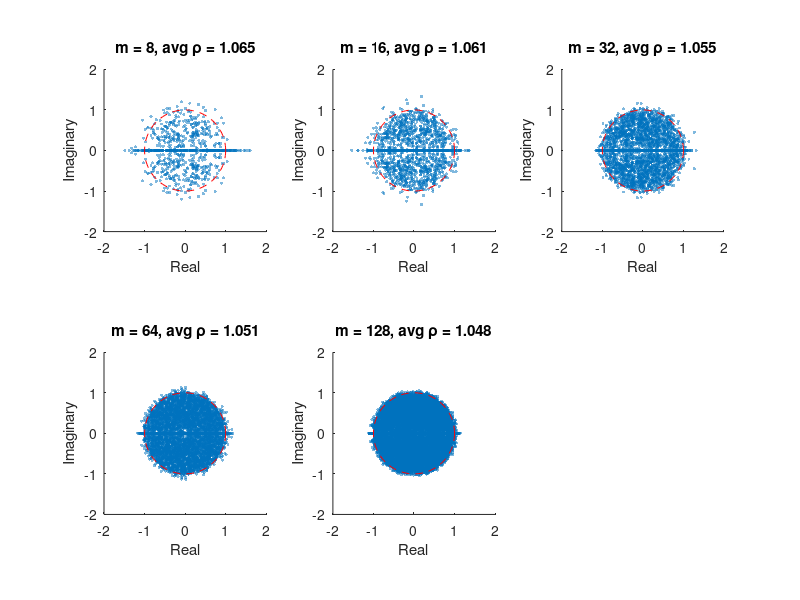

MATLAB code to generate this figure: (Note: this script raises an error after producing the figure.)
%% MATH 543 - Homework 4
% By Parham Khodadi
clear; clc; close all;

%% Part A: Eigenvalues and Spectral Radius
m_vals = [8, 16, 32, 64, 128];
num_matrices = 100;
figure('Position', [100, 100, 1000, 600]);

for i = 1:length(m_vals)
    m = m_vals(i);
    
    % 1. Preallocate a column vector of the exact required size
    all_eigenvalues = zeros(m * num_matrices, 1); 
    avg_rho = 0;
    
    for k = 1:num_matrices
        A = randn(m,m)/sqrt(m);
        eigs_A = eig(A);
        
        % 2. Calculate the start and end indices for the current batch
        start_idx = (k - 1) * m + 1;
        end_idx = k * m;
        
        % 3. Insert the eigenvalues into the preallocated array
        all_eigenvalues(start_idx:end_idx) = eigs_A; 
        
        avg_rho = avg_rho + max(abs(eigs_A)); % Compute spectral radius
    end
    avg_rho = avg_rho / num_matrices;
    
    % Plot eigenvalues in the complex plane
    subplot(2, 3, i);
    scatter(real(all_eigenvalues), imag(all_eigenvalues), 5, 'filled', 'MarkerFaceAlpha', 0.5);
    title(sprintf('m = %d, avg \\rho = %.3f', m, avg_rho));
    axis equal;
    xlim([-2 2]); ylim([-2 2]);
    xlabel('Real'); ylabel('Imaginary');
    
    % Draw unit circle for reference
    hold on;
    theta = linspace(0, 2*pi, 100);
    plot(cos(theta), sin(theta), 'r--');
    hold off;
end
sgtitle('Part A: Superimposed Eigenvalues of 100 Random Matrices');


%% Part B: Norms vs Spectral Radius
m_vals_large = 2.^(3:9); % Test m values from 8 up to 512
trials = 50; 
avg_norms = zeros(size(m_vals_large));
avg_rhos = zeros(size(m_vals_large));

for i = 1:length(m_vals_large)
    m = m_vals_large(i);
    temp_norm = 0;
    temp_rho = 0;
    for k = 1:trials
        A = randn(m,m)/sqrt(m);
        temp_norm = temp_norm + norm(A, 2);
        temp_rho = temp_rho + max(abs(eig(A)));
    end
    avg_norms(i) = temp_norm / trials;
    avg_rhos(i) = temp_rho / trials;
end

figure;
plot(m_vals_large, avg_norms, '-o', 'LineWidth', 1.5, 'DisplayName', '2-Norm ||A||_2');
hold on;
plot(m_vals_large, avg_rhos, '-s', 'LineWidth', 1.5, 'DisplayName', 'Spectral Radius \rho(A)');
yline(2, 'b--', 'Expected ||A||_2 limit \approx 2', 'HandleVisibility', 'off');
yline(1, 'r--', 'Expected \rho(A) limit \approx 1', 'HandleVisibility', 'off');
xlabel('Matrix Size m');
ylabel('Value');
title('Part B: Behavior of 2-Norm and Spectral Radius as m \rightarrow \infty');
legend('Location', 'best');
grid on;


%% Part C: Condition Numbers and Smallest Singular Value (\sigma_min)
m_vals_C = [8, 16, 32, 64];
num_samples = 2000; % Large sample size for distinct tail probabilities
k_vals = 1:10;
thresholds = 2.^(-k_vals); 

figure;
hold on;
for i = 1:length(m_vals_C)
    m = m_vals_C(i);
    sigma_min_vals = zeros(num_samples, 1);
    
    for j = 1:num_samples
        A = randn(m,m)/sqrt(m);
        s = svd(A); % Returns singular values in descending order
        sigma_min_vals(j) = s(end); % Extract smallest singular value
    end
    
    proportions = zeros(length(thresholds), 1);
    for t = 1:length(thresholds)
        proportions(t) = sum(sigma_min_vals < thresholds(t)) / num_samples;
    end
    
    plot(k_vals, proportions, '-o', 'LineWidth', 1.5, 'DisplayName', sprintf('m = %d', m));
end

set(gca, 'YScale', 'log'); % Log scale to see the tail behavior clearly
xlabel('k (where threshold is 2^{-k})');
ylabel('Proportion of matrices with \sigma_{min} < 2^{-k}');
title('Part C: Tail Distribution of Smallest Singular Value \sigma_{min}');
legend('Location', 'southwest');
grid on;
